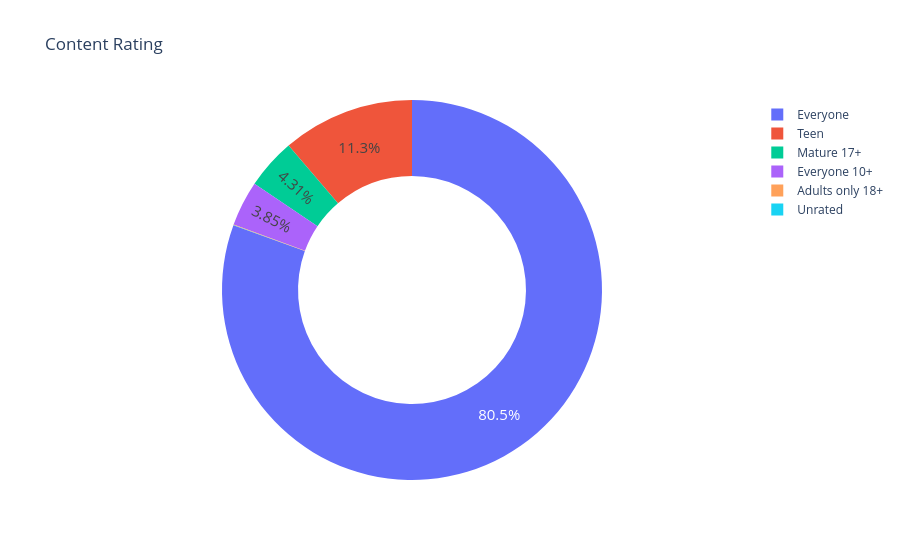

The notebook cell this image was saved under:
### Code cell
fig=px.pie(labels=ratings.index, values=ratings.values, title="Content Rating", names=ratings.index, hole=0.6)
fig.update_traces(textposition='inside', textinfo='percent', textfont_size=15)
fig.show()

### Figure 1 — Plotly figure (JSON) as saved in the notebook; plotly's stock layout.template omitted (floating-point values rounded to 4 significant figures)
{"data": [{"domain": {"x": [0, 1], "y": [0, 1]}, "hole": 0.6, "hovertemplate": "label=%{label}<br>value=%{value}<extra></extra>", "labels": ["Everyone", "Teen", "Mature 17+", "Everyone 10+", "Adults only 18+", "Unrated"], "legendgroup": "", "name": "", "showlegend": true, "textfont": {"size": 15}, "textinfo": "percent", "textposition": "inside", "type": "pie", "values": [6677, 933, 357, 319, 3, 1]}], "layout": {"legend": {"tracegroupgap": 0}, "title": {"text": "Content Rating"}}}
